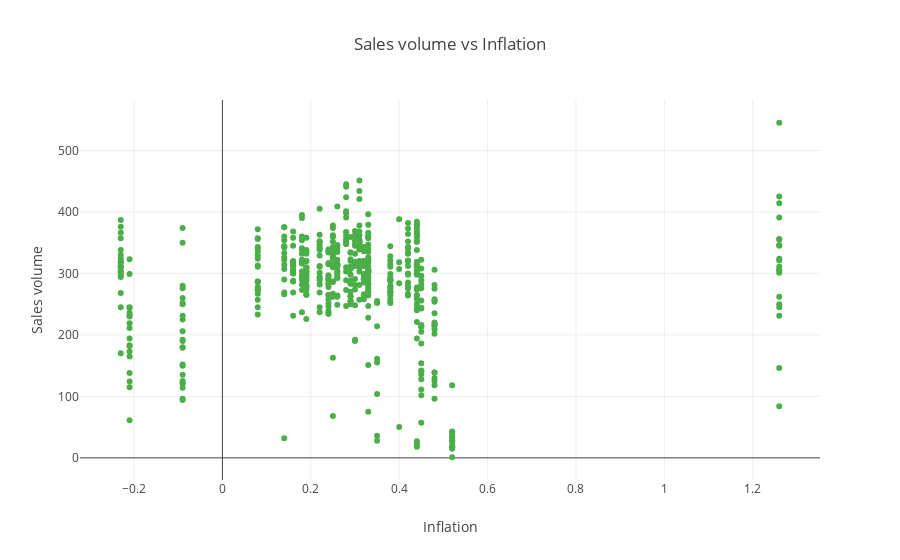

Notebook code cell kept with this figure:
### Code cell
# Create Scatter plot
data = [go.Scatter(x=df.inflation, y=df.total_invoices, marker=dict(color='#4BAF49'), mode = 'markers')]
layout=go.Layout(title="Sales volume vs Inflation", xaxis={'title':'Inflation'}, yaxis={'title':'Sales volume'})
fig=go.Figure(data=data,layout=layout)
print_plot(fig, 'imgs/sales_vol_vs_inf.png')

### Figure 1 — Plotly figure (JSON) as saved in the notebook; plotly's stock layout.template omitted (floating-point values rounded to 4 significant figures; data arrays with more than 128 entries replaced by an {"elided": "..."} marker saying what was removed)
{"data": [{"marker": {"color": "#4BAF49"}, "mode": "markers", "type": "scatter", "uid": "c7789a0d-a743-4b3c-8795-1e7a73f03d16", "x": {"elided": "533 float values"}, "y": {"elided": "533 int values"}}], "layout": {"title": "Sales volume vs Inflation", "xaxis": {"title": "Inflation"}, "yaxis": {"title": "Sales volume"}}}
